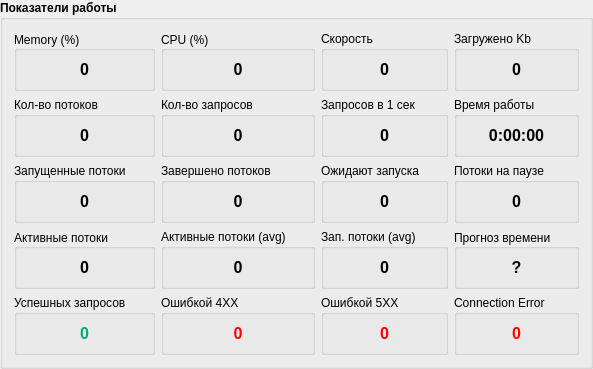
        <widget class="QGroupBox" name="groupBox_19">
         <property name="sizePolicy">
          <sizepolicy hsizetype="Expanding" vsizetype="Expanding">
           <horstretch>0</horstretch>
           <verstretch>0</verstretch>
          </sizepolicy>
         </property>
         <property name="font">
          <font>
           <weight>75</weight>
           <bold>true</bold>
          </font>
         </property>
         <property name="title">
          <string>Показатели работы</string>
         </property>
         <layout class="QGridLayout" name="gridLayout">
          <item row="1" column="2">
           <widget class="QGroupBox" name="groupBox_9">
            <property name="font">
             <font>
              <weight>50</weight>
              <bold>false</bold>
             </font>
            </property>
            <property name="title">
             <string>Запросов в 1 сек</string>
            </property>
            <layout class="QVBoxLayout" name="verticalLayout_7">
             <item>
              <widget class="QLabel" name="l_kpi_requests_per_seccond">
               <property name="font">
                <font>
                 <pointsize>12</pointsize>
                 <weight>75</weight>
                 <bold>true</bold>
                </font>
               </property>
               <property name="text">
                <string>0</string>
               </property>
               <property name="alignment">
                <set>Qt::AlignCenter</set>
               </property>
              </widget>
             </item>
            </layout>
           </widget>
          </item>
          <item row="4" column="3">
           <widget class="QGroupBox" name="groupBox_18">
            <property name="font">
             <font>
              <weight>50</weight>
              <bold>false</bold>
             </font>
            </property>
            <property name="title">
             <string>Connection Error</string>
            </property>
            <layout class="QVBoxLayout" name="verticalLayout_16">
             <item>
              <widget class="QLabel" name="l_kpi_requests_connection_error">
               <property name="font">
                <font>
                 <pointsize>12</pointsize>
                 <weight>75</weight>
                 <bold>true</bold>
                </font>
               </property>
               <property name="styleSheet">
                <string notr="true">color: rgb(255, 0, 0);</string>
               </property>
               <property name="text">
                <string>0</string>
               </property>
               <property name="alignment">
                <set>Qt::AlignCenter</set>
               </property>
              </widget>
             </item>
            </layout>
           </widget>
          </item>
          <item row="0" column="3">
           <widget class="QGroupBox" name="groupBox_8">
            <property name="font">
             <font>
              <weight>50</weight>
              <bold>false</bold>
             </font>
            </property>
            <property name="title">
             <string>Загружено Kb</string>
            </property>
            <layout class="QVBoxLayout" name="verticalLayout_9">
             <item>
              <widget class="QLabel" name="l_kpi_download_size">
               <property name="font">
                <font>
                 <pointsize>12</pointsize>
                 <weight>75</weight>
                 <bold>true</bold>
                </font>
               </property>
               <property name="text">
                <string>0</string>
               </property>
               <property name="alignment">
                <set>Qt::AlignCenter</set>
               </property>
              </widget>
             </item>
            </layout>
           </widget>
          </item>
          <item row="1" column="0">
           <widget class="QGroupBox" name="groupBox_2">
            <property name="font">
             <font>
              <weight>50</weight>
              <bold>false</bold>
             </font>
            </property>
            <property name="title">
             <string>Кол-во потоков</string>
            </property>
            <layout class="QVBoxLayout" name="verticalLayout_3">
             <item>
              <widget class="QLabel" name="l_kpi_theaders">
               <property name="font">
                <font>
                 <pointsize>12</pointsize>
                 <weight>75</weight>
                 <bold>true</bold>
                </font>
               </property>
               <property name="text">
                <string>0</string>
               </property>
               <property name="alignment">
                <set>Qt::AlignCenter</set>
               </property>
              </widget>
             </item>
            </layout>
           </widget>
          </item>
          <item row="0" column="2">
           <widget class="QGroupBox" name="groupBox_26">
            <property name="font">
             <font>
              <weight>50</weight>
              <bold>false</bold>
             </font>
            </property>
            <property name="title">
             <string>Скорость</string>
            </property>
            <layout class="QVBoxLayout" name="verticalLayout_24">
             <item>
              <widget class="QLabel" name="l_kpi_speed">
               <property name="font">
                <font>
                 <pointsize>12</pointsize>
                 <weight>75</weight>
                 <bold>true</bold>
                </font>
               </property>
               <property name="text">
                <string>0</string>
               </property>
               <property name="alignment">
                <set>Qt::AlignCenter</set>
               </property>
              </widget>
             </item>
            </layout>
           </widget>
          </item>
          <item row="2" column="1">
           <widget class="QGroupBox" name="groupBox_11">
            <property name="font">
             <font>
              <weight>50</weight>
              <bold>false</bold>
             </font>
            </property>
            <property name="title">
             <string>Завершено потоков</string>
            </property>
            <layout class="QVBoxLayout" name="verticalLayout_11">
             <item>
              <widget class="QLabel" name="l_kpi_theaders_finished">
               <property name="font">
                <font>
                 <pointsize>12</pointsize>
                 <weight>75</weight>
                 <bold>true</bold>
                </font>
               </property>
               <property name="text">
                <string>0</string>
               </property>
               <property name="alignment">
                <set>Qt::AlignCenter</set>
               </property>
              </widget>
             </item>
            </layout>
           </widget>
          </item>
          <item row="2" column="2">
           <widget class="QGroupBox" name="groupBox_17">
            <property name="font">
             <font>
              <weight>50</weight>
              <bold>false</bold>
             </font>
            </property>
            <property name="toolTip">
             <string>&lt;html&gt;&lt;head/&gt;&lt;body&gt;&lt;p&gt;Потоки, ожидающие запуска&lt;/p&gt;&lt;/body&gt;&lt;/html&gt;</string>
            </property>
            <property name="title">
             <string>Ожидают запуска</string>
            </property>
            <layout class="QVBoxLayout" name="verticalLayout_13">
             <item>
              <widget class="QLabel" name="l_kpi_theaders_waiting">
               <property name="font">
                <font>
                 <pointsize>12</pointsize>
                 <weight>75</weight>
                 <bold>true</bold>
                </font>
               </property>
               <property name="text">
                <string>0</string>
               </property>
               <property name="alignment">
                <set>Qt::AlignCenter</set>
               </property>
              </widget>
             </item>
            </layout>
           </widget>
          </item>
          <item row="4" column="0">
           <widget class="QGroupBox" name="groupBox_5">
            <property name="font">
             <font>
              <weight>50</weight>
              <bold>false</bold>
             </font>
            </property>
            <property name="title">
             <string>Успешных запросов</string>
            </property>
            <layout class="QVBoxLayout" name="verticalLayout_6">
             <item>
              <widget class="QLabel" name="l_kpi_requests_success">
               <property name="font">
                <font>
                 <pointsize>12</pointsize>
                 <weight>75</weight>
                 <bold>true</bold>
                </font>
               </property>
               <property name="styleSheet">
                <string notr="true">color: rgb(0, 170, 127);</string>
               </property>
               <property name="text">
                <string>0</string>
               </property>
               <property name="alignment">
                <set>Qt::AlignCenter</set>
               </property>
              </widget>
             </item>
            </layout>
           </widget>
          </item>
          <item row="0" column="1">
           <widget class="QGroupBox" name="gb_cpu">
            <property name="sizePolicy">
             <sizepolicy hsizetype="Preferred" vsizetype="Preferred">
              <horstretch>0</horstretch>
              <verstretch>0</verstretch>
             </sizepolicy>
            </property>
            <property name="minimumSize">
             <size>
              <width>0</width>
              <height>0</height>
             </size>
            </property>
            <property name="font">
             <font>
              <weight>50</weight>
              <bold>false</bold>
             </font>
            </property>
            <property name="toolTip">
             <string>&lt;html&gt;&lt;head/&gt;&lt;body&gt;&lt;p&gt;&lt;span style=&quot; font-weight:400;&quot;&gt;Текущий показатель загруженности CPU (%)&lt;/span&gt;&lt;/p&gt;&lt;/body&gt;&lt;/html&gt;</string>
            </property>
            <property name="styleSheet">
             <string notr="true"/>
            </property>
            <property name="title">
             <string>CPU (%)</string>
            </property>
            <property name="alignment">
             <set>Qt::AlignLeading|Qt::AlignLeft|Qt::AlignVCenter</set>
            </property>
            <layout class="QVBoxLayout" name="verticalLayout_5">
             <item>
              <widget class="QLabel" name="l_kpi_cpu">
               <property name="font">
                <font>
                 <pointsize>12</pointsize>
                 <weight>75</weight>
                 <bold>true</bold>
                </font>
               </property>
               <property name="text">
                <string>0</string>
               </property>
               <property name="textFormat">
                <enum>Qt::RichText</enum>
               </property>
               <property name="alignment">
                <set>Qt::AlignCenter</set>
               </property>
              </widget>
             </item>
            </layout>
           </widget>
          </item>
          <item row="3" column="0">
           <widget class="QGroupBox" name="groupBox_22">
            <property name="font">
             <font>
              <weight>50</weight>
              <bold>false</bold>
             </font>
            </property>
            <property name="title">
             <string>Активные потоки</string>
            </property>
            <property name="alignment">
             <set>Qt::AlignLeading|Qt::AlignLeft|Qt::AlignVCenter</set>
            </property>
            <layout class="QVBoxLayout" name="verticalLayout_19">
             <item>
              <widget class="QLabel" name="l_kpi_theaders_active">
               <property name="font">
                <font>
                 <pointsize>12</pointsize>
                 <weight>75</weight>
                 <bold>true</bold>
                </font>
               </property>
               <property name="text">
                <string>0</string>
               </property>
               <property name="alignment">
                <set>Qt::AlignCenter</set>
               </property>
              </widget>
             </item>
            </layout>
           </widget>
          </item>
          <item row="4" column="2">
           <widget class="QGroupBox" name="groupBox_12">
            <property name="font">
             <font>
              <weight>50</weight>
              <bold>false</bold>
             </font>
            </property>
            <property name="title">
             <string>Ошибкой 5XX</string>
            </property>
            <layout class="QVBoxLayout" name="verticalLayout_15">
             <item>
              <widget class="QLabel" name="l_kpi_requests_5xx">
               <property name="font">
                <font>
                 <pointsize>12</pointsize>
                 <weight>75</weight>
                 <bold>true</bold>
                </font>
               </property>
               <property name="styleSheet">
                <string notr="true">color: rgb(255, 0, 0);</string>
               </property>
               <property name="text">
                <string>0</string>
               </property>
               <property name="alignment">
                <set>Qt::AlignCenter</set>
               </property>
              </widget>
             </item>
            </layout>
           </widget>
          </item>
          <item row="1" column="1">
           <widget class="QGroupBox" name="groupBox_4">
            <property name="font">
             <font>
              <weight>50</weight>
              <bold>false</bold>
             </font>
            </property>
            <property name="title">
             <string>Кол-во запросов</string>
            </property>
            <layout class="QVBoxLayout" name="verticalLayout_4">
             <item>
              <widget class="QLabel" name="l_kpi_requests">
               <property name="font">
                <font>
                 <pointsize>12</pointsize>
                 <weight>75</weight>
                 <bold>true</bold>
                </font>
               </property>
               <property name="text">
                <string>0</string>
               </property>
               <property name="alignment">
                <set>Qt::AlignCenter</set>
               </property>
              </widget>
             </item>
            </layout>
           </widget>
          </item>
          <item row="0" column="0">
           <widget class="QGroupBox" name="groupBox_28">
            <property name="sizePolicy">
             <sizepolicy hsizetype="Preferred" vsizetype="Preferred">
              <horstretch>0</horstretch>
              <verstretch>0</verstretch>
             </sizepolicy>
            </property>
            <property name="minimumSize">
             <size>
              <width>0</width>
              <height>0</height>
             </size>
            </property>
            <property name="font">
             <font>
              <weight>50</weight>
              <bold>false</bold>
             </font>
            </property>
            <property name="toolTip">
             <string>&lt;html&gt;&lt;head/&gt;&lt;body&gt;&lt;p&gt;&lt;span style=&quot; font-weight:400;&quot;&gt;Текущий показатель использования памяти (%)&lt;/span&gt;&lt;/p&gt;&lt;/body&gt;&lt;/html&gt;</string>
            </property>
            <property name="styleSheet">
             <string notr="true"/>
            </property>
            <property name="title">
             <string>Memory (%)</string>
            </property>
            <property name="alignment">
             <set>Qt::AlignLeading|Qt::AlignLeft|Qt::AlignVCenter</set>
            </property>
            <layout class="QVBoxLayout" name="verticalLayout_12">
             <item>
              <widget class="QLabel" name="l_kpi_memory">
               <property name="font">
                <font>
                 <pointsize>12</pointsize>
                 <weight>75</weight>
                 <bold>true</bold>
                </font>
               </property>
               <property name="styleSheet">
                <string notr="true"/>
               </property>
               <property name="text">
                <string>0</string>
               </property>
               <property name="alignment">
                <set>Qt::AlignCenter</set>
               </property>
              </widget>
             </item>
            </layout>
           </widget>
          </item>
          <item row="2" column="3">
           <widget class="QGroupBox" name="groupBox_24">
            <property name="font">
             <font>
              <weight>50</weight>
              <bold>false</bold>
             </font>
            </property>
            <property name="title">
             <string>Потоки на паузе</string>
            </property>
            <layout class="QVBoxLayout" name="verticalLayout_18">
             <item>
              <widget class="QLabel" name="l_kpi_theaders_paused">
               <property name="font">
                <font>
                 <pointsize>12</pointsize>
                 <weight>75</weight>
                 <bold>true</bold>
                </font>
               </property>
               <property name="text">
                <string>0</string>
               </property>
               <property name="alignment">
                <set>Qt::AlignCenter</set>
               </property>
              </widget>
             </item>
            </layout>
           </widget>
          </item>
          <item row="1" column="3">
           <widget class="QGroupBox" name="groupBox_7">
            <property name="font">
             <font>
              <weight>50</weight>
              <bold>false</bold>
             </font>
            </property>
            <property name="toolTip">
             <string/>
            </property>
            <property name="title">
             <string>Время работы</string>
            </property>
            <layout class="QVBoxLayout" name="verticalLayout_8">
             <item>
              <widget class="QLabel" name="l_kpi_prg_running_time">
               <property name="font">
                <font>
                 <pointsize>12</pointsize>
                 <weight>75</weight>
                 <bold>true</bold>
                </font>
               </property>
               <property name="text">
                <string>0:00:00</string>
               </property>
               <property name="alignment">
                <set>Qt::AlignCenter</set>
               </property>
              </widget>
             </item>
            </layout>
           </widget>
          </item>
          <item row="2" column="0">
           <widget class="QGroupBox" name="groupBox_3">
            <property name="font">
             <font>
              <weight>50</weight>
              <bold>false</bold>
             </font>
            </property>
            <property name="title">
             <string>Запущенные потоки</string>
            </property>
            <layout class="QVBoxLayout" name="verticalLayout">
             <item>
              <widget class="QLabel" name="l_kpi_theaders_started">
               <property name="font">
                <font>
                 <pointsize>12</pointsize>
                 <weight>75</weight>
                 <bold>true</bold>
                </font>
               </property>
               <property name="text">
                <string>0</string>
               </property>
               <property name="alignment">
                <set>Qt::AlignCenter</set>
               </property>
              </widget>
             </item>
            </layout>
           </widget>
          </item>
          <item row="4" column="1">
           <widget class="QGroupBox" name="groupBox_6">
            <property name="font">
             <font>
              <weight>50</weight>
              <bold>false</bold>
             </font>
            </property>
            <property name="title">
             <string>Ошибкой 4XX</string>
            </property>
            <layout class="QVBoxLayout" name="verticalLayout_10">
             <item>
              <widget class="QLabel" name="l_kpi_requests_4xx">
               <property name="font">
                <font>
                 <pointsize>12</pointsize>
                 <weight>75</weight>
                 <bold>true</bold>
                </font>
               </property>
               <property name="styleSheet">
                <string notr="true">color: rgb(255, 0, 0);</string>
               </property>
               <property name="text">
                <string>0</string>
               </property>
               <property name="alignment">
                <set>Qt::AlignCenter</set>
               </property>
              </widget>
             </item>
            </layout>
           </widget>
          </item>
          <item row="3" column="1">
           <widget class="QGroupBox" name="groupBox_41">
            <property name="font">
             <font>
              <weight>50</weight>
              <bold>false</bold>
             </font>
            </property>
            <property name="title">
             <string>Активные потоки (avg)</string>
            </property>
            <layout class="QVBoxLayout" name="verticalLayout_56">
             <item>
              <widget class="QLabel" name="l_kpi_theaders_active_avg">
               <property name="font">
                <font>
                 <pointsize>12</pointsize>
                 <weight>75</weight>
                 <bold>true</bold>
                </font>
               </property>
               <property name="text">
                <string>0</string>
               </property>
               <property name="alignment">
                <set>Qt::AlignCenter</set>
               </property>
              </widget>
             </item>
            </layout>
           </widget>
          </item>
          <item row="3" column="3">
           <widget class="QGroupBox" name="groupBox_23">
            <property name="font">
             <font>
              <weight>50</weight>
              <bold>false</bold>
             </font>
            </property>
            <property name="toolTip">
             <string>&lt;html&gt;&lt;head/&gt;&lt;body&gt;&lt;p&gt;Прогнозируемое время работы программы&lt;/p&gt;&lt;/body&gt;&lt;/html&gt;</string>
            </property>
            <property name="title">
             <string>Прогноз времени</string>
            </property>
            <property name="alignment">
             <set>Qt::AlignLeading|Qt::AlignLeft|Qt::AlignVCenter</set>
            </property>
            <layout class="QVBoxLayout" name="verticalLayout_27">
             <item>
              <widget class="QLabel" name="l_kpi_prg_running_time_forecast">
               <property name="font">
                <font>
                 <pointsize>12</pointsize>
                 <weight>75</weight>
                 <bold>true</bold>
                </font>
               </property>
               <property name="text">
                <string>?</string>
               </property>
               <property name="alignment">
                <set>Qt::AlignCenter</set>
               </property>
              </widget>
             </item>
            </layout>
           </widget>
          </item>
          <item row="3" column="2">
           <widget class="QGroupBox" name="groupBox_42">
            <property name="font">
             <font>
              <weight>50</weight>
              <bold>false</bold>
             </font>
            </property>
            <property name="toolTip">
             <string>&lt;html&gt;&lt;head/&gt;&lt;body&gt;&lt;p&gt;Среднее значение запущенных потоков&lt;/p&gt;&lt;/body&gt;&lt;/html&gt;</string>
            </property>
            <property name="title">
             <string>Зап. потоки (avg)</string>
            </property>
            <layout class="QVBoxLayout" name="verticalLayout_57">
             <item>
              <widget class="QLabel" name="l_kpi_theaders_started_avg">
               <property name="font">
                <font>
                 <pointsize>12</pointsize>
                 <weight>75</weight>
                 <bold>true</bold>
                </font>
               </property>
               <property name="text">
                <string>0</string>
               </property>
               <property name="alignment">
                <set>Qt::AlignCenter</set>
               </property>
              </widget>
             </item>
            </layout>
           </widget>
          </item>
         </layout>
        </widget>
